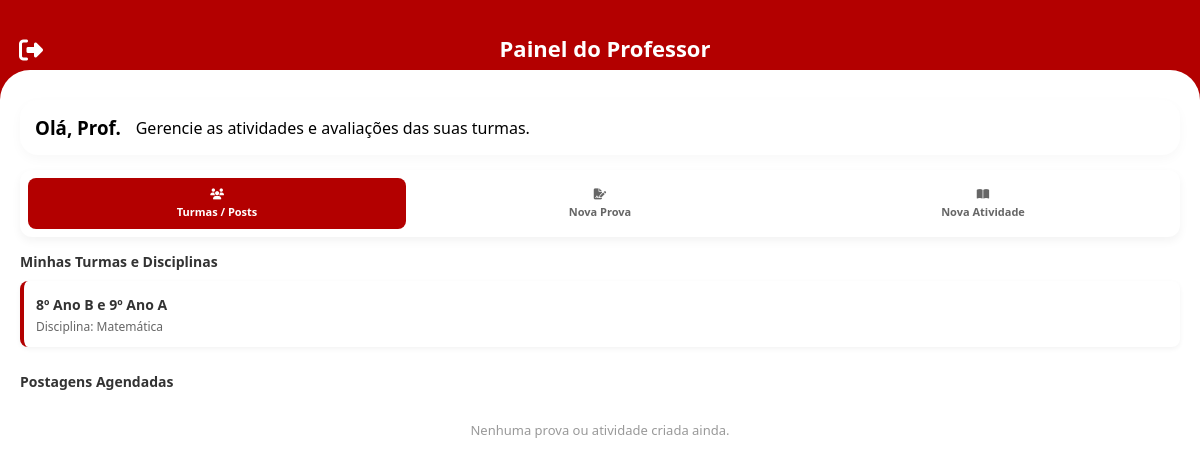
Page /dashboard_professor on the earlier database version.
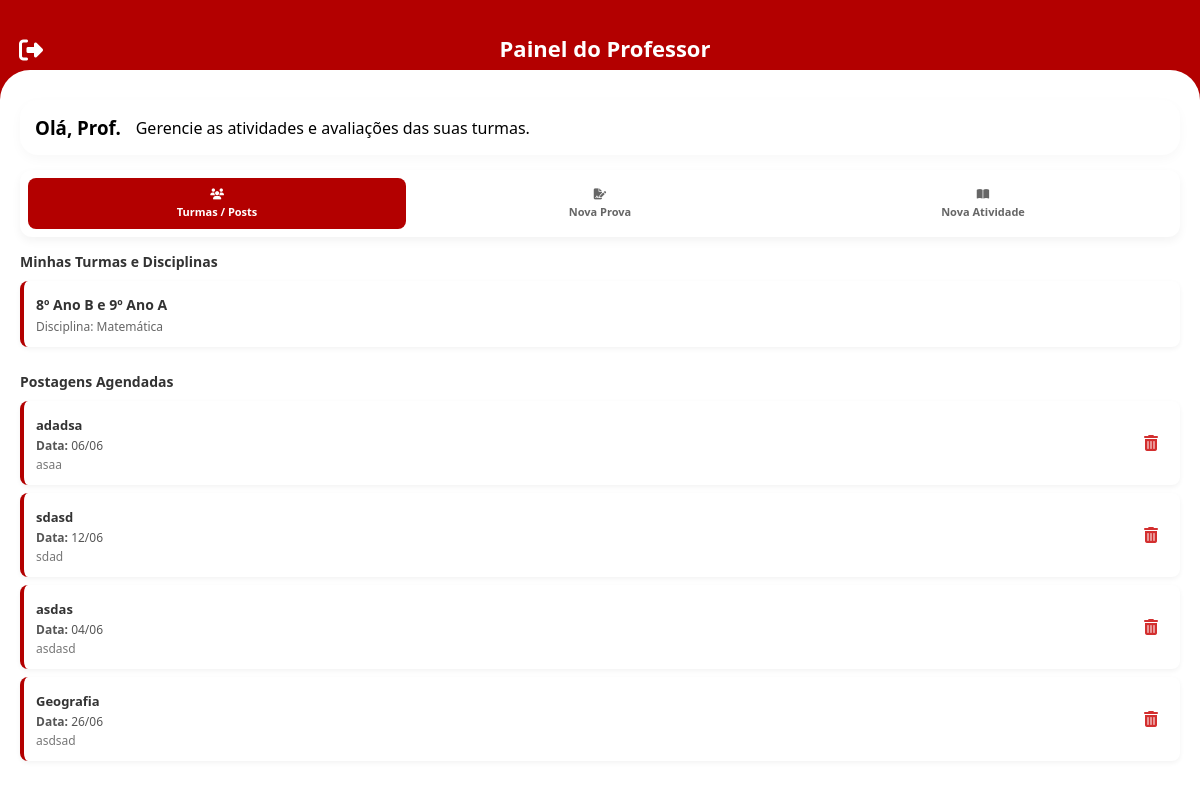
Same page on the later database version.
### app.py (models this page shows)
class Prova(db.Model):
    id = db.Column(db.Integer, primary_key=True)
    disciplina = db.Column(db.String(100), nullable=False)
    conteudo = db.Column(db.Text, nullable=False)
    data = db.Column(db.String(20), nullable=False)

### app.py (the view)
@app.route('/dashboard_professor')
def dashboard_professor():
    lista_provas = Prova.query.order_by(Prova.id.desc()).all()
    return render_template('dashboard_professor.html', lista_provas=lista_provas)

### templates/dashboard_professor.html (shortened to what this page needs)
<!DOCTYPE html>
<html lang="pt-BR">
<head>
    <link rel="stylesheet" href="../css/style.css">
    <link rel="stylesheet" href="https://cdnjs.cloudflare.com/ajax/libs/font-awesome/6.4.0/css/all.min.css">
</head>
<body>
    <div class="app-container">
        <header class="page-header" style="background-color: #b30000; color: white; height: 100px !important;">
            <h2 style="color: white;">Painel do Professor</h2>
            <a href="/" class="back-btn" style="color: white; right: 20px; left: auto;"><i class="fas fa-sign-out-alt"></i></a>
        </header>
        <main class="dash-content-card" style="flex: 1; overflow-y: auto; padding: 15px; background: #f5f5f5;">
            <div class="welcome-user-box" style="margin-bottom: 15px;">
                <h3>Olá, Prof. {{ nome_professor }}</h3>
                <p>Gerencie as atividades e avaliações das suas turmas.</p>
            </div>
            <nav class="professor-tabs-menu">
                <button type="button" class="tab-btn active" onclick="switchProfTab('minhas-turmas')">
                    <i class="fas fa-users"></i>Turmas / Posts
                </button>
                <button type="button" class="tab-btn" onclick="switchProfTab('nova-prova')">
                    <i class="fas fa-file-signature"></i>Nova Prova
                </button>
                <button type="button" class="tab-btn" onclick="switchProfTab('nova-atividade')">
                    <i class="fas fa-book-open"></i>Nova Atividade
                </button>
            </nav>
            <div id="tab-minhas-turmas" class="panel-block active">
                <h4 style="color: #333; margin-bottom: 10px; font-size: 14px;">Minhas Turmas e Disciplinas</h4>
                <div style="background: #fff; padding: 12px; border-radius: 8px; box-shadow: 0 2px 5px rgba(0,0,0,0.05); margin-bottom: 15px; border-left: 4px solid #b30000;">
                    <span style="font-weight: bold; color: #333; font-size: 14px;">8º Ano B e 9º Ano A</span>
                    <p style="margin: 3px 0 0 0; color: #666; font-size: 12px;">Disciplina: Matemática</p>
                </div>
                <h4 style="color: #333; margin-top: 10px; margin-bottom: 10px; font-size: 14px;">Postagens Agendadas</h4>
                <div class="lista-itens-professor">
                    {% if not lista_provas %}
                        <p style="font-size: 13px; color: #999; text-align: center; padding: 20px;">Nenhuma prova ou atividade criada ainda.</p>
                    {% else %}
                        {% for p in lista_provas %}
                        <div class="item-agendado-card {% if 'Atividade' in p.disciplina %}borda-atividade{% else %}borda-prova{% endif %}">
                            <div>
                                <span style="font-weight: bold; font-size: 13px; color: #333;">{{ p.disciplina }}</span>
                                <p style="margin: 2px 0 0 0; font-size: 12px; color: #555;"><strong>Data:</strong> {{ p.data }}</p>
                                <p style="margin: 2px 0 0 0; font-size: 12px; color: #777;">{{ p.conteudo }}</p>
                            </div>
                            <a href="/deletar_prova/{{ p.id }}" style="color: #d32f2f; padding: 10px; font-size: 16px; text-decoration: none;">
                                <i class="fas fa-trash-alt"></i>
                            </a>
                        </div>
                        {% endfor %}
                    {% endif %}
                </div>
            </div>
        </main>
    </div>
</body>
</html>

Differences in the rows shown:
added Prova: disciplina "adadsa", data "06/06", conteudo "asaa"
added Prova: disciplina "sdasd", data "12/06", conteudo "sdad"
added Prova: disciplina "asdas", data "04/06", conteudo "asdasd"
added Prova: disciplina "Geografia", data "26/06", conteudo "asdsad"
Other differences:
text no longer shown: "Nenhuma prova ou atividade criada ainda."
